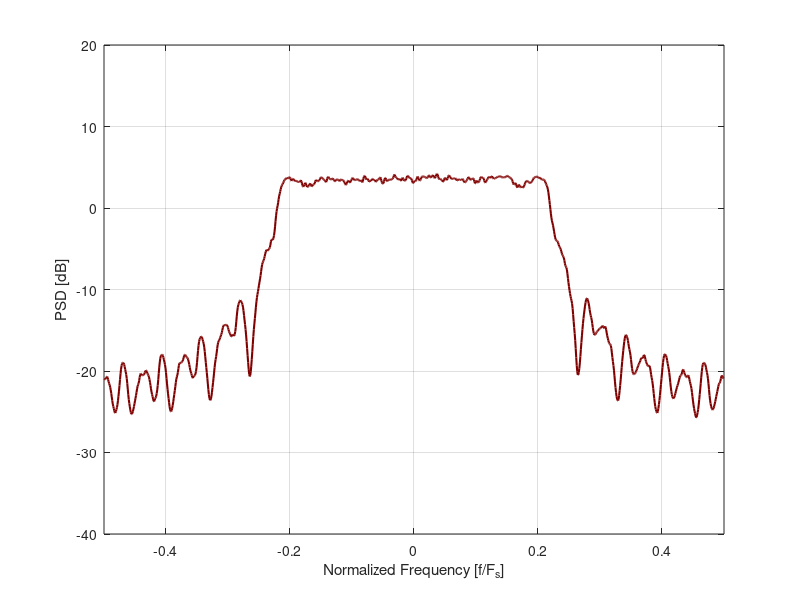

The MATLAB script that drew this image:
% fskmodem_example.m : auto-generated file
clear all
close all
k = 16;
M = 8;
num_symbols = 8000;
nfft        = 1200;
psd = zeros(1,nfft);
psd(   1) = -20.98433304;
psd(   2) = -21.01118851;
psd(   3) = -21.02418709;
psd(   4) = -20.98423767;
psd(   5) = -20.86511230;
psd(   6) = -20.72791672;
psd(   7) = -20.68753815;
psd(   8) = -20.80928421;
psd(   9) = -21.05486107;
psd(  10) = -21.32108498;
psd(  11) = -21.53911209;
psd(  12) = -21.73629379;
psd(  13) = -21.98584747;
psd(  14) = -22.32391167;
psd(  15) = -22.73346329;
psd(  16) = -23.18481827;
psd(  17) = -23.64427757;
psd(  18) = -24.04733467;
psd(  19) = -24.35112000;
psd(  20) = -24.60518837;
psd(  21) = -24.87882423;
psd(  22) = -25.11404419;
psd(  23) = -25.14431381;
psd(  24) = -24.96071243;
psd(  25) = -24.73174858;
psd(  26) = -24.49339676;
psd(  27) = -24.14436722;
psd(  28) = -23.65989876;
psd(  29) = -23.09118462;
psd(  30) = -22.46570206;
psd(  31) = -21.77253342;
psd(  32) = -21.03576660;
psd(  33) = -20.34707069;
psd(  34) = -19.77226639;
psd(  35) = -19.33890915;
psd(  36) = -19.08400726;
psd(  37) = -18.98935509;
psd(  38) = -18.97437668;
psd(  39) = -19.02420044;
psd(  40) = -19.19143867;
psd(  41) = -19.47255135;
psd(  42) = -19.79225540;
psd(  43) = -20.10141563;
psd(  44) = -20.44261551;
psd(  45) = -20.89891624;
psd(  46) = -21.50618362;
psd(  47) = -22.21624756;
psd(  48) = -22.91621971;
psd(  49) = -23.51130486;
psd(  50) = -23.99103355;
psd(  51) = -24.39914703;
psd(  52) = -24.77708054;
psd(  53) = -25.10050201;
psd(  54) = -25.28278351;
psd(  55) = -25.29064178;
psd(  56) = -25.16241074;
psd(  57) = -24.94026184;
psd(  58) = -24.66225433;
psd(  59) = -24.35400772;
psd(  60) = -24.02247429;
psd(  61) = -23.67604256;
psd(  62) = -23.33170128;
psd(  63) = -22.98664474;
psd(  64) = -22.60385895;
psd(  65) = -22.19465256;
psd(  66) = -21.86510277;
psd(  67) = -21.67115402;
psd(  68) = -21.49970818;
psd(  69) = -21.19554329;
psd(  70) = -20.78310013;
psd(  71) = -20.44680023;
psd(  72) = -20.31851768;
psd(  73) = -20.37138367;
psd(  74) = -20.47897148;
psd(  75) = -20.53524971;
psd(  76) = -20.52826118;
psd(  77) = -20.50108147;
psd(  78) = -20.45892334;
psd(  79) = -20.36261559;
psd(  80) = -20.20005798;
psd(  81) = -20.02414703;
psd(  82) = -19.92426300;
psd(  83) = -19.95964432;
psd(  84) = -20.10789108;
psd(  85) = -20.28129578;
psd(  86) = -20.41677094;
psd(  87) = -20.54549980;
psd(  88) = -20.74167633;
psd(  89) = -21.02854538;
psd(  90) = -21.37594032;
psd(  91) = -21.76838684;
psd(  92) = -22.19304085;
psd(  93) = -22.57747269;
psd(  94) = -22.86785126;
psd(  95) = -23.12574768;
psd(  96) = -23.42483521;
psd(  97) = -23.68933105;
psd(  98) = -23.73648643;
psd(  99) = -23.57109833;
psd( 100) = -23.39838791;
psd( 101) = -23.27682877;
psd( 102) = -23.08653831;
psd( 103) = -22.76159477;
psd( 104) = -22.32325363;
psd( 105) = -21.77170753;
psd( 106) = -21.07690811;
psd( 107) = -20.28123474;
psd( 108) = -19.52003288;
psd( 109) = -18.89084435;
psd( 110) = -18.43071365;
psd( 111) = -18.16706848;
psd( 112) = -18.05826378;
psd( 113) = -18.00332642;
psd( 114) = -17.99381256;
psd( 115) = -18.10564995;
psd( 116) = -18.34519958;
psd( 117) = -18.63196564;
psd( 118) = -18.91098213;
psd( 119) = -19.21947098;
psd( 120) = -19.63719559;
psd( 121) = -20.20690727;
psd( 122) = -20.89101791;
psd( 123) = -21.58846283;
psd( 124) = -22.22762680;
psd( 125) = -22.80929565;
psd( 126) = -23.35534096;
psd( 127) = -23.89131165;
psd( 128) = -24.39570618;
psd( 129) = -24.76636887;
psd( 130) = -24.94779205;
psd( 131) = -24.96360397;
psd( 132) = -24.82542992;
psd( 133) = -24.55454636;
psd( 134) = -24.19654846;
psd( 135) = -23.78251266;
psd( 136) = -23.33142853;
psd( 137) = -22.87158966;
psd( 138) = -22.41698074;
psd( 139) = -21.93422699;
psd( 140) = -21.42390060;
psd( 141) = -20.99225235;
psd( 142) = -20.71392059;
psd( 143) = -20.49333763;
psd( 144) = -20.16481781;
psd( 145) = -19.71481895;
psd( 146) = -19.29914474;
psd( 147) = -19.05484772;
psd( 148) = -18.98984146;
psd( 149) = -19.01068497;
psd( 150) = -19.01030350;
psd( 151) = -18.95654297;
psd( 152) = -18.88222122;
psd( 153) = -18.78763962;
psd( 154) = -18.62823486;
psd( 155) = -18.39694214;
psd( 156) = -18.15930557;
psd( 157) = -18.00803375;
psd( 158) = -17.99653053;
psd( 159) = -18.09836006;
psd( 160) = -18.22246361;
psd( 161) = -18.29615974;
psd( 162) = -18.34293175;
psd( 163) = -18.44402695;
psd( 164) = -18.63551521;
psd( 165) = -18.89178467;
psd( 166) = -19.20016479;
psd( 167) = -19.55461121;
psd( 168) = -19.88047028;
psd( 169) = -20.10993767;
psd( 170) = -20.30249023;
psd( 171) = -20.55086517;
psd( 172) = -20.79835701;
psd( 173) = -20.86013603;
psd( 174) = -20.72584915;
psd( 175) = -20.60617256;
psd( 176) = -20.58386040;
psd( 177) = -20.53918457;
psd( 178) = -20.36635399;
psd( 179) = -20.05629539;
psd( 180) = -19.60930252;
psd( 181) = -18.99099159;
psd( 182) = -18.23447800;
psd( 183) = -17.48598289;
psd( 184) = -16.85794258;
psd( 185) = -16.38953972;
psd( 186) = -16.10606003;
psd( 187) = -15.96330261;
psd( 188) = -15.85500526;
psd( 189) = -15.77218819;
psd( 190) = -15.79987907;
psd( 191) = -15.95608711;
psd( 192) = -16.17063904;
psd( 193) = -16.39891815;
psd( 194) = -16.67846107;
psd( 195) = -17.07179070;
psd( 196) = -17.60897446;
psd( 197) = -18.26008987;
psd( 198) = -18.93489456;
psd( 199) = -19.57375145;
psd( 200) = -20.20899773;
psd( 201) = -20.88295364;
psd( 202) = -21.59410858;
psd( 203) = -22.29489899;
psd( 204) = -22.89137840;
psd( 205) = -23.31742859;
psd( 206) = -23.55723381;
psd( 207) = -23.58964157;
psd( 208) = -23.41493797;
psd( 209) = -23.06935883;
psd( 210) = -22.59124756;
psd( 211) = -22.02967453;
psd( 212) = -21.45039368;
psd( 213) = -20.87343025;
psd( 214) = -20.25044632;
psd( 215) = -19.59300232;
psd( 216) = -19.02388000;
psd( 217) = -18.60624695;
psd( 218) = -18.24044228;
psd( 219) = -17.79050636;
psd( 220) = -17.26234818;
psd( 221) = -16.79150391;
psd( 222) = -16.48417282;
psd( 223) = -16.32467651;
psd( 224) = -16.21269417;
psd( 225) = -16.06456184;
psd( 226) = -15.88014412;
psd( 227) = -15.70069408;
psd( 228) = -15.52268124;
psd( 229) = -15.29751015;
psd( 230) = -15.00326252;
psd( 231) = -14.69049263;
psd( 232) = -14.45442772;
psd( 233) = -14.35500717;
psd( 234) = -14.36355972;
psd( 235) = -14.39073467;
psd( 236) = -14.37256908;
psd( 237) = -14.32640553;
psd( 238) = -14.31425571;
psd( 239) = -14.36788082;
psd( 240) = -14.48204517;
psd( 241) = -14.66893578;
psd( 242) = -14.92530251;
psd( 243) = -15.16153908;
psd( 244) = -15.30526733;
psd( 245) = -15.42334461;
psd( 246) = -15.60057640;
psd( 247) = -15.76492786;
psd( 248) = -15.75331211;
psd( 249) = -15.59801865;
psd( 250) = -15.51551819;
psd( 251) = -15.58548069;
psd( 252) = -15.68782902;
psd( 253) = -15.67696762;
psd( 254) = -15.50049877;
psd( 255) = -15.16897297;
psd( 256) = -14.65732384;
psd( 257) = -13.97407436;
psd( 258) = -13.26052761;
psd( 259) = -12.64545631;
psd( 260) = -12.17506409;
psd( 261) = -11.87319851;
psd( 262) = -11.69099331;
psd( 263) = -11.51957035;
psd( 264) = -11.36055946;
psd( 265) = -11.31336308;
psd( 266) = -11.39409542;
psd( 267) = -11.52075291;
psd( 268) = -11.65263939;
psd( 269) = -11.84327221;
psd( 270) = -12.15685940;
psd( 271) = -12.61110115;
psd( 272) = -13.16671276;
psd( 273) = -13.73986053;
psd( 274) = -14.29467106;
psd( 275) = -14.88767433;
psd( 276) = -15.57652473;
psd( 277) = -16.37321854;
psd( 278) = -17.24856567;
psd( 279) = -18.13132095;
psd( 280) = -18.97657013;
psd( 281) = -19.76754189;
psd( 282) = -20.38672256;
psd( 283) = -20.66019440;
psd( 284) = -20.54534149;
psd( 285) = -20.10164070;
psd( 286) = -19.39886284;
psd( 287) = -18.55112839;
psd( 288) = -17.65134811;
psd( 289) = -16.70571899;
psd( 290) = -15.75953388;
psd( 291) = -14.92625427;
psd( 292) = -14.23008823;
psd( 293) = -13.57396889;
psd( 294) = -12.87699223;
psd( 295) = -12.16310310;
psd( 296) = -11.51689911;
psd( 297) = -10.99960136;
psd( 298) = -10.59924126;
psd( 299) = -10.24130440;
psd( 300) =  -9.85994911;
psd( 301) =  -9.46114635;
psd( 302) =  -9.08134556;
psd( 303) =  -8.70880604;
psd( 304) =  -8.29543495;
psd( 305) =  -7.82380486;
psd( 306) =  -7.34555531;
psd( 307) =  -6.95490742;
psd( 308) =  -6.70468569;
psd( 309) =  -6.55473757;
psd( 310) =  -6.41135406;
psd( 311) =  -6.20597363;
psd( 312) =  -5.93500233;
psd( 313) =  -5.64174557;
psd( 314) =  -5.37350702;
psd( 315) =  -5.18024683;
psd( 316) =  -5.12456656;
psd( 317) =  -5.19345236;
psd( 318) =  -5.24299192;
psd( 319) =  -5.16973925;
psd( 320) =  -5.05010509;
psd( 321) =  -4.96968555;
psd( 322) =  -4.84379005;
psd( 323) =  -4.53990030;
psd( 324) =  -4.14731646;
psd( 325) =  -3.89161968;
psd( 326) =  -3.85151482;
psd( 327) =  -3.91369295;
psd( 328) =  -3.89181852;
psd( 329) =  -3.69837880;
psd( 330) =  -3.38369083;
psd( 331) =  -2.93938017;
psd( 332) =  -2.31695628;
psd( 333) =  -1.61501527;
psd( 334) =  -0.96602237;
psd( 335) =  -0.43181479;
psd( 336) =  -0.04410745;
psd( 337) =   0.26401538;
psd( 338) =   0.63701844;
psd( 339) =   1.07767129;
psd( 340) =   1.45807445;
psd( 341) =   1.74529052;
psd( 342) =   2.01543236;
psd( 343) =   2.29930210;
psd( 344) =   2.55523109;
psd( 345) =   2.74831271;
psd( 346) =   2.87087250;
psd( 347) =   2.96406126;
psd( 348) =   3.09818244;
psd( 349) =   3.26344872;
psd( 350) =   3.39507866;
psd( 351) =   3.48352289;
psd( 352) =   3.55546927;
psd( 353) =   3.62536621;
psd( 354) =   3.67316294;
psd( 355) =   3.65131807;
psd( 356) =   3.59785461;
psd( 357) =   3.62972498;
psd( 358) =   3.72561097;
psd( 359) =   3.77177048;
psd( 360) =   3.77497292;
psd( 361) =   3.75046301;
psd( 362) =   3.61412621;
psd( 363) =   3.40310311;
psd( 364) =   3.32789660;
psd( 365) =   3.43587208;
psd( 366) =   3.55401301;
psd( 367) =   3.58317733;
psd( 368) =   3.53331375;
psd( 369) =   3.42235661;
psd( 370) =   3.31349659;
psd( 371) =   3.30352926;
psd( 372) =   3.36297393;
psd( 373) =   3.36455965;
psd( 374) =   3.28837991;
psd( 375) =   3.22206497;
psd( 376) =   3.20773077;
psd( 377) =   3.21149468;
psd( 378) =   3.19736266;
psd( 379) =   3.18567395;
psd( 380) =   3.24078894;
psd( 381) =   3.35281467;
psd( 382) =   3.39752769;
psd( 383) =   3.28344131;
psd( 384) =   3.04885340;
psd( 385) =   2.80208087;
psd( 386) =   2.63998842;
psd( 387) =   2.61188531;
psd( 388) =   2.70802736;
psd( 389) =   2.88583517;
psd( 390) =   3.05982828;
psd( 391) =   3.09538341;
psd( 392) =   2.93843007;
psd( 393) =   2.71359229;
psd( 394) =   2.58956146;
psd( 395) =   2.58616447;
psd( 396) =   2.62399244;
psd( 397) =   2.67931557;
psd( 398) =   2.79153538;
psd( 399) =   2.94161463;
psd( 400) =   3.01395369;
psd( 401) =   2.92613935;
psd( 402) =   2.74427843;
psd( 403) =   2.64287925;
psd( 404) =   2.70189404;
psd( 405) =   2.81280756;
psd( 406) =   2.87271643;
psd( 407) =   2.89528608;
psd( 408) =   2.93454289;
psd( 409) =   3.05635881;
psd( 410) =   3.27060580;
psd( 411) =   3.43890524;
psd( 412) =   3.43860269;
psd( 413) =   3.33938169;
psd( 414) =   3.28576851;
psd( 415) =   3.29612732;
psd( 416) =   3.30248952;
psd( 417) =   3.31170845;
psd( 418) =   3.40309501;
psd( 419) =   3.57605648;
psd( 420) =   3.72373319;
psd( 421) =   3.77390909;
psd( 422) =   3.75363374;
psd( 423) =   3.71553874;
psd( 424) =   3.65919256;
psd( 425) =   3.57183218;
psd( 426) =   3.49225497;
psd( 427) =   3.45327997;
psd( 428) =   3.41653228;
psd( 429) =   3.32578611;
psd( 430) =   3.20325422;
psd( 431) =   3.17526460;
psd( 432) =   3.33538985;
psd( 433) =   3.59735203;
psd( 434) =   3.79193878;
psd( 435) =   3.83052158;
psd( 436) =   3.74497557;
psd( 437) =   3.63717914;
psd( 438) =   3.57150745;
psd( 439) =   3.52742434;
psd( 440) =   3.48642468;
psd( 441) =   3.48807907;
psd( 442) =   3.55372810;
psd( 443) =   3.62074828;
psd( 444) =   3.61244321;
psd( 445) =   3.52999473;
psd( 446) =   3.42105627;
psd( 447) =   3.31618595;
psd( 448) =   3.26235271;
psd( 449) =   3.31161475;
psd( 450) =   3.42614841;
psd( 451) =   3.51128221;
psd( 452) =   3.52494669;
psd( 453) =   3.49689198;
psd( 454) =   3.46614480;
psd( 455) =   3.41644621;
psd( 456) =   3.32926536;
psd( 457) =   3.28837061;
psd( 458) =   3.37556887;
psd( 459) =   3.49579287;
psd( 460) =   3.51923180;
psd( 461) =   3.46860790;
psd( 462) =   3.43193889;
psd( 463) =   3.42427015;
psd( 464) =   3.40562868;
psd( 465) =   3.34444380;
psd( 466) =   3.22910905;
psd( 467) =   3.06611180;
psd( 468) =   2.90446377;
psd( 469) =   2.83434248;
psd( 470) =   2.89956760;
psd( 471) =   3.04507017;
psd( 472) =   3.20008516;
psd( 473) =   3.32990623;
psd( 474) =   3.37999773;
psd( 475) =   3.29983282;
psd( 476) =   3.16082954;
psd( 477) =   3.11129212;
psd( 478) =   3.18522954;
psd( 479) =   3.31101799;
psd( 480) =   3.45570326;
psd( 481) =   3.60625172;
psd( 482) =   3.69731545;
psd( 483) =   3.67905736;
psd( 484) =   3.58444905;
psd( 485) =   3.47514510;
psd( 486) =   3.40576768;
psd( 487) =   3.41383362;
psd( 488) =   3.46252489;
psd( 489) =   3.48819542;
psd( 490) =   3.50027299;
psd( 491) =   3.52980852;
psd( 492) =   3.54548192;
psd( 493) =   3.50402308;
psd( 494) =   3.42006159;
psd( 495) =   3.34004283;
psd( 496) =   3.30197310;
psd( 497) =   3.33504653;
psd( 498) =   3.40687227;
psd( 499) =   3.39680338;
psd( 500) =   3.25458527;
psd( 501) =   3.14924335;
psd( 502) =   3.28439951;
psd( 503) =   3.58433151;
psd( 504) =   3.83659840;
psd( 505) =   3.95277834;
psd( 506) =   3.93245745;
psd( 507) =   3.79195428;
psd( 508) =   3.60199404;
psd( 509) =   3.49413848;
psd( 510) =   3.53107452;
psd( 511) =   3.59744811;
psd( 512) =   3.53640580;
psd( 513) =   3.35629654;
psd( 514) =   3.22878385;
psd( 515) =   3.25271010;
psd( 516) =   3.31945562;
psd( 517) =   3.32392550;
psd( 518) =   3.33571410;
psd( 519) =   3.44881964;
psd( 520) =   3.57644820;
psd( 521) =   3.57324362;
psd( 522) =   3.47305155;
psd( 523) =   3.43551588;
psd( 524) =   3.47096395;
psd( 525) =   3.43085670;
psd( 526) =   3.28787231;
psd( 527) =   3.20036864;
psd( 528) =   3.26576090;
psd( 529) =   3.39024973;
psd( 530) =   3.46300602;
psd( 531) =   3.47863007;
psd( 532) =   3.48124456;
psd( 533) =   3.51212955;
psd( 534) =   3.60879564;
psd( 535) =   3.73540902;
psd( 536) =   3.75929928;
psd( 537) =   3.59916687;
psd( 538) =   3.33480024;
psd( 539) =   3.11862588;
psd( 540) =   3.00625229;
psd( 541) =   2.97328019;
psd( 542) =   3.05247307;
psd( 543) =   3.27368617;
psd( 544) =   3.53761458;
psd( 545) =   3.69854569;
psd( 546) =   3.68001318;
psd( 547) =   3.50741148;
psd( 548) =   3.32382011;
psd( 549) =   3.28085661;
psd( 550) =   3.35541534;
psd( 551) =   3.42738247;
psd( 552) =   3.46386385;
psd( 553) =   3.49125862;
psd( 554) =   3.49769139;
psd( 555) =   3.46611118;
psd( 556) =   3.44277143;
psd( 557) =   3.47703004;
psd( 558) =   3.53643060;
psd( 559) =   3.57125759;
psd( 560) =   3.61180806;
psd( 561) =   3.74310923;
psd( 562) =   3.96315050;
psd( 563) =   4.11058617;
psd( 564) =   4.04177237;
psd( 565) =   3.84224558;
psd( 566) =   3.73238373;
psd( 567) =   3.73014879;
psd( 568) =   3.67746592;
psd( 569) =   3.55685019;
psd( 570) =   3.48080587;
psd( 571) =   3.49190760;
psd( 572) =   3.54662514;
psd( 573) =   3.58193588;
psd( 574) =   3.53281498;
psd( 575) =   3.40121508;
psd( 576) =   3.32331681;
psd( 577) =   3.42823696;
psd( 578) =   3.62374282;
psd( 579) =   3.71142507;
psd( 580) =   3.62866068;
psd( 581) =   3.47336316;
psd( 582) =   3.36876297;
psd( 583) =   3.34003353;
psd( 584) =   3.35045815;
psd( 585) =   3.41808796;
psd( 586) =   3.58225346;
psd( 587) =   3.78539348;
psd( 588) =   3.92102146;
psd( 589) =   3.95302749;
psd( 590) =   3.90591764;
psd( 591) =   3.80719161;
psd( 592) =   3.70069623;
psd( 593) =   3.64692974;
psd( 594) =   3.65612268;
psd( 595) =   3.66433477;
psd( 596) =   3.58611679;
psd( 597) =   3.39167571;
psd( 598) =   3.16432762;
psd( 599) =   3.04838276;
psd( 600) =   3.09585190;
psd( 601) =   3.22192788;
psd( 602) =   3.31101394;
psd( 603) =   3.31714725;
psd( 604) =   3.29694939;
psd( 605) =   3.35699129;
psd( 606) =   3.54038048;
psd( 607) =   3.75640035;
psd( 608) =   3.85237241;
psd( 609) =   3.76268506;
psd( 610) =   3.56632733;
psd( 611) =   3.40363264;
psd( 612) =   3.35048079;
psd( 613) =   3.39543223;
psd( 614) =   3.51483536;
psd( 615) =   3.68336678;
psd( 616) =   3.82460785;
psd( 617) =   3.87322092;
psd( 618) =   3.86573601;
psd( 619) =   3.87085915;
psd( 620) =   3.88003540;
psd( 621) =   3.85095477;
psd( 622) =   3.79488564;
psd( 623) =   3.75565028;
psd( 624) =   3.72990084;
psd( 625) =   3.68467450;
psd( 626) =   3.65768170;
psd( 627) =   3.71879697;
psd( 628) =   3.84441757;
psd( 629) =   3.96070766;
psd( 630) =   4.01540136;
psd( 631) =   3.96913481;
psd( 632) =   3.84588575;
psd( 633) =   3.74293208;
psd( 634) =   3.72799134;
psd( 635) =   3.80195904;
psd( 636) =   3.92640114;
psd( 637) =   4.02509546;
psd( 638) =   4.02857828;
psd( 639) =   3.92746687;
psd( 640) =   3.76955748;
psd( 641) =   3.65677404;
psd( 642) =   3.69727421;
psd( 643) =   3.87695217;
psd( 644) =   4.07394838;
psd( 645) =   4.18973875;
psd( 646) =   4.18063688;
psd( 647) =   4.04262066;
psd( 648) =   3.81548166;
psd( 649) =   3.60174322;
psd( 650) =   3.52725792;
psd( 651) =   3.57177377;
psd( 652) =   3.57899070;
psd( 653) =   3.50957680;
psd( 654) =   3.45339346;
psd( 655) =   3.40970278;
psd( 656) =   3.30747724;
psd( 657) =   3.20922494;
psd( 658) =   3.26029205;
psd( 659) =   3.45031500;
psd( 660) =   3.63104248;
psd( 661) =   3.70285153;
psd( 662) =   3.65110636;
psd( 663) =   3.52037215;
psd( 664) =   3.41796875;
psd( 665) =   3.45471406;
psd( 666) =   3.63171220;
psd( 667) =   3.84322023;
psd( 668) =   3.98252344;
psd( 669) =   4.00613499;
psd( 670) =   3.93767881;
psd( 671) =   3.82104516;
psd( 672) =   3.68392181;
psd( 673) =   3.57571602;
psd( 674) =   3.55823946;
psd( 675) =   3.61149430;
psd( 676) =   3.64507246;
psd( 677) =   3.61890411;
psd( 678) =   3.58028793;
psd( 679) =   3.58393645;
psd( 680) =   3.62883377;
psd( 681) =   3.65820622;
psd( 682) =   3.60025167;
psd( 683) =   3.46292210;
psd( 684) =   3.36238718;
psd( 685) =   3.38676786;
psd( 686) =   3.48271251;
psd( 687) =   3.53952217;
psd( 688) =   3.51706457;
psd( 689) =   3.46541214;
psd( 690) =   3.44604945;
psd( 691) =   3.45114756;
psd( 692) =   3.44668651;
psd( 693) =   3.46195817;
psd( 694) =   3.52693415;
psd( 695) =   3.56801558;
psd( 696) =   3.49806213;
psd( 697) =   3.33888745;
psd( 698) =   3.18472576;
psd( 699) =   3.11586666;
psd( 700) =   3.15017366;
psd( 701) =   3.23232841;
psd( 702) =   3.30841660;
psd( 703) =   3.38681555;
psd( 704) =   3.49628353;
psd( 705) =   3.63683891;
psd( 706) =   3.75969267;
psd( 707) =   3.78731227;
psd( 708) =   3.69306612;
psd( 709) =   3.54476357;
psd( 710) =   3.45159054;
psd( 711) =   3.45911717;
psd( 712) =   3.51353979;
psd( 713) =   3.55962157;
psd( 714) =   3.60320592;
psd( 715) =   3.64112568;
psd( 716) =   3.61685061;
psd( 717) =   3.47406507;
psd( 718) =   3.22607780;
psd( 719) =   3.01658916;
psd( 720) =   3.04217434;
psd( 721) =   3.25388694;
psd( 722) =   3.37435532;
psd( 723) =   3.28988409;
psd( 724) =   3.15209341;
psd( 725) =   3.11756325;
psd( 726) =   3.16498542;
psd( 727) =   3.24141407;
psd( 728) =   3.38512063;
psd( 729) =   3.60145426;
psd( 730) =   3.77900171;
psd( 731) =   3.82104039;
psd( 732) =   3.75432730;
psd( 733) =   3.69138527;
psd( 734) =   3.70409489;
psd( 735) =   3.71488047;
psd( 736) =   3.59473324;
psd( 737) =   3.36325026;
psd( 738) =   3.16899776;
psd( 739) =   3.10598135;
psd( 740) =   3.16918755;
psd( 741) =   3.29991722;
psd( 742) =   3.41869712;
psd( 743) =   3.51358628;
psd( 744) =   3.63884497;
psd( 745) =   3.77572083;
psd( 746) =   3.82740521;
psd( 747) =   3.77349830;
psd( 748) =   3.70177126;
psd( 749) =   3.69488287;
psd( 750) =   3.76850343;
psd( 751) =   3.87175679;
psd( 752) =   3.89833927;
psd( 753) =   3.79355097;
psd( 754) =   3.64913368;
psd( 755) =   3.59331322;
psd( 756) =   3.62370920;
psd( 757) =   3.65523577;
psd( 758) =   3.65261102;
psd( 759) =   3.64956856;
psd( 760) =   3.69003558;
psd( 761) =   3.76755357;
psd( 762) =   3.82435322;
psd( 763) =   3.82455969;
psd( 764) =   3.80673647;
psd( 765) =   3.82792664;
psd( 766) =   3.88080597;
psd( 767) =   3.91646957;
psd( 768) =   3.90804577;
psd( 769) =   3.85858083;
psd( 770) =   3.79798746;
psd( 771) =   3.76205015;
psd( 772) =   3.74901342;
psd( 773) =   3.74979925;
psd( 774) =   3.77185869;
psd( 775) =   3.78917098;
psd( 776) =   3.77262831;
psd( 777) =   3.75440502;
psd( 778) =   3.77474427;
psd( 779) =   3.82802153;
psd( 780) =   3.89427567;
psd( 781) =   3.94861913;
psd( 782) =   3.95437479;
psd( 783) =   3.89934421;
psd( 784) =   3.82383251;
psd( 785) =   3.78003478;
psd( 786) =   3.76663733;
psd( 787) =   3.74235892;
psd( 788) =   3.68892479;
psd( 789) =   3.62160206;
psd( 790) =   3.54626632;
psd( 791) =   3.42798185;
psd( 792) =   3.23023033;
psd( 793) =   3.00203300;
psd( 794) =   2.87357688;
psd( 795) =   2.90024090;
psd( 796) =   3.00075173;
psd( 797) =   3.07098198;
psd( 798) =   3.02629089;
psd( 799) =   2.83092785;
psd( 800) =   2.59588695;
psd( 801) =   2.51071835;
psd( 802) =   2.61319113;
psd( 803) =   2.77827382;
psd( 804) =   2.86541820;
psd( 805) =   2.80026865;
psd( 806) =   2.64007616;
psd( 807) =   2.53372240;
psd( 808) =   2.54664636;
psd( 809) =   2.60658884;
psd( 810) =   2.62286162;
psd( 811) =   2.56973410;
psd( 812) =   2.50592613;
psd( 813) =   2.53473401;
psd( 814) =   2.68059039;
psd( 815) =   2.86752510;
psd( 816) =   3.03955936;
psd( 817) =   3.18137741;
psd( 818) =   3.27486324;
psd( 819) =   3.32094812;
psd( 820) =   3.33234215;
psd( 821) =   3.30341244;
psd( 822) =   3.24092269;
psd( 823) =   3.17350340;
psd( 824) =   3.11692381;
psd( 825) =   3.06934547;
psd( 826) =   3.04318047;
psd( 827) =   3.08230662;
psd( 828) =   3.18569160;
psd( 829) =   3.27160406;
psd( 830) =   3.32381368;
psd( 831) =   3.43404508;
psd( 832) =   3.60580969;
psd( 833) =   3.71660829;
psd( 834) =   3.72974110;
psd( 835) =   3.73835540;
psd( 836) =   3.79676294;
psd( 837) =   3.85559368;
psd( 838) =   3.86009789;
psd( 839) =   3.83064079;
psd( 840) =   3.82538795;
psd( 841) =   3.81681657;
psd( 842) =   3.73452473;
psd( 843) =   3.64828348;
psd( 844) =   3.67359924;
psd( 845) =   3.73166299;
psd( 846) =   3.68215513;
psd( 847) =   3.55372930;
psd( 848) =   3.47560668;
psd( 849) =   3.48300648;
psd( 850) =   3.50430775;
psd( 851) =   3.49851727;
psd( 852) =   3.48018789;
psd( 853) =   3.44353724;
psd( 854) =   3.36021852;
psd( 855) =   3.21936846;
psd( 856) =   3.04358435;
psd( 857) =   2.88054085;
psd( 858) =   2.74078989;
psd( 859) =   2.57341194;
psd( 860) =   2.32132912;
psd( 861) =   1.94984221;
psd( 862) =   1.46929026;
psd( 863) =   0.94271052;
psd( 864) =   0.40774569;
psd( 865) =  -0.15372786;
psd( 866) =  -0.72404611;
psd( 867) =  -1.21770155;
psd( 868) =  -1.57588947;
psd( 869) =  -1.84020948;
psd( 870) =  -2.11025596;
psd( 871) =  -2.44969416;
psd( 872) =  -2.83638906;
psd( 873) =  -3.21568990;
psd( 874) =  -3.56515741;
psd( 875) =  -3.84040570;
psd( 876) =  -3.97756219;
psd( 877) =  -4.01082230;
psd( 878) =  -4.03145170;
psd( 879) =  -4.10259962;
psd( 880) =  -4.26720333;
psd( 881) =  -4.49489689;
psd( 882) =  -4.68582201;
psd( 883) =  -4.80628920;
psd( 884) =  -4.91200256;
psd( 885) =  -5.06502867;
psd( 886) =  -5.28956509;
psd( 887) =  -5.53845358;
psd( 888) =  -5.72877312;
psd( 889) =  -5.84640789;
psd( 890) =  -5.95341253;
psd( 891) =  -6.12448311;
psd( 892) =  -6.41214275;
psd( 893) =  -6.78032446;
psd( 894) =  -7.07258034;
psd( 895) =  -7.19843817;
psd( 896) =  -7.30817747;
psd( 897) =  -7.59842968;
psd( 898) =  -8.08460903;
psd( 899) =  -8.64266586;
psd( 900) =  -9.16912842;
psd( 901) =  -9.64661789;
psd( 902) = -10.08877945;
psd( 903) = -10.49170494;
psd( 904) = -10.84179974;
psd( 905) = -11.12793064;
psd( 906) = -11.38695812;
psd( 907) = -11.74504757;
psd( 908) = -12.31721497;
psd( 909) = -13.08110619;
psd( 910) = -13.89687347;
psd( 911) = -14.65322018;
psd( 912) = -15.38737202;
psd( 913) = -16.23231697;
psd( 914) = -17.25334740;
psd( 915) = -18.35401726;
psd( 916) = -19.34837723;
psd( 917) = -20.09057808;
psd( 918) = -20.47609520;
psd( 919) = -20.46609497;
psd( 920) = -20.15304565;
psd( 921) = -19.65728188;
psd( 922) = -19.00911140;
psd( 923) = -18.20299149;
psd( 924) = -17.32537270;
psd( 925) = -16.48754501;
psd( 926) = -15.69446564;
psd( 927) = -14.92126274;
psd( 928) = -14.20168686;
psd( 929) = -13.56919479;
psd( 930) = -13.01555443;
psd( 931) = -12.50896263;
psd( 932) = -12.03250122;
psd( 933) = -11.61438465;
psd( 934) = -11.29309559;
psd( 935) = -11.10245514;
psd( 936) = -11.08234406;
psd( 937) = -11.21432781;
psd( 938) = -11.41749859;
psd( 939) = -11.67364693;
psd( 940) = -12.03220463;
psd( 941) = -12.47319221;
psd( 942) = -12.88284397;
psd( 943) = -13.18342781;
psd( 944) = -13.43308926;
psd( 945) = -13.75131607;
psd( 946) = -14.18325043;
psd( 947) = -14.66262817;
psd( 948) = -15.08547306;
psd( 949) = -15.39232159;
psd( 950) = -15.55389881;
psd( 951) = -15.57094765;
psd( 952) = -15.50610065;
psd( 953) = -15.40413475;
psd( 954) = -15.27922440;
psd( 955) = -15.17992496;
psd( 956) = -15.12158585;
psd( 957) = -15.05695248;
psd( 958) = -14.96564007;
psd( 959) = -14.86822510;
psd( 960) = -14.79330254;
psd( 961) = -14.76029015;
psd( 962) = -14.74442101;
psd( 963) = -14.69392776;
psd( 964) = -14.59168053;
psd( 965) = -14.47795391;
psd( 966) = -14.43996620;
psd( 967) = -14.54106522;
psd( 968) = -14.70811844;
psd( 969) = -14.75757599;
psd( 970) = -14.63781548;
psd( 971) = -14.53600788;
psd( 972) = -14.64028358;
psd( 973) = -14.95084000;
psd( 974) = -15.33539581;
psd( 975) = -15.68122482;
psd( 976) = -15.97107410;
psd( 977) = -16.23270988;
psd( 978) = -16.46166229;
psd( 979) = -16.61959839;
psd( 980) = -16.68973541;
psd( 981) = -16.73516273;
psd( 982) = -16.89116096;
psd( 983) = -17.25353050;
psd( 984) = -17.78423691;
psd( 985) = -18.34477806;
psd( 986) = -18.83884048;
psd( 987) = -19.31639862;
psd( 988) = -19.89399529;
psd( 989) = -20.59922791;
psd( 990) = -21.33843613;
psd( 991) = -22.01546478;
psd( 992) = -22.60660362;
psd( 993) = -23.08889198;
psd( 994) = -23.42357254;
psd( 995) = -23.60426331;
psd( 996) = -23.62915993;
psd( 997) = -23.45012856;
psd( 998) = -23.01991463;
psd( 999) = -22.42016602;
psd(1000) = -21.77865982;
psd(1001) = -21.09196854;
psd(1002) = -20.32659721;
psd(1003) = -19.54574203;
psd(1004) = -18.81767464;
psd(1005) = -18.14926338;
psd(1006) = -17.51782417;
psd(1007) = -16.92115402;
psd(1008) = -16.39503670;
psd(1009) = -15.97072601;
psd(1010) = -15.67903137;
psd(1011) = -15.56868553;
psd(1012) = -15.62403870;
psd(1013) = -15.75591469;
psd(1014) = -15.94298935;
psd(1015) = -16.24279785;
psd(1016) = -16.64526176;
psd(1017) = -17.04303932;
psd(1018) = -17.36310577;
psd(1019) = -17.66523170;
psd(1020) = -18.06028175;
psd(1021) = -18.58012581;
psd(1022) = -19.15371132;
psd(1023) = -19.67333412;
psd(1024) = -20.06739616;
psd(1025) = -20.30260277;
psd(1026) = -20.38836670;
psd(1027) = -20.39497757;
psd(1028) = -20.36365891;
psd(1029) = -20.28188515;
psd(1030) = -20.16439247;
psd(1031) = -20.02599525;
psd(1032) = -19.85998917;
psd(1033) = -19.68364334;
psd(1034) = -19.51070023;
psd(1035) = -19.33751678;
psd(1036) = -19.17827606;
psd(1037) = -19.04466438;
psd(1038) = -18.91164017;
psd(1039) = -18.73823547;
psd(1040) = -18.53480911;
psd(1041) = -18.39632416;
psd(1042) = -18.39934349;
psd(1043) = -18.46460724;
psd(1044) = -18.40836716;
psd(1045) = -18.19733620;
psd(1046) = -18.02471352;
psd(1047) = -18.06246567;
psd(1048) = -18.29348373;
psd(1049) = -18.58237648;
psd(1050) = -18.82439423;
psd(1051) = -19.00937080;
psd(1052) = -19.17505646;
psd(1053) = -19.32587051;
psd(1054) = -19.40860558;
psd(1055) = -19.38653564;
psd(1056) = -19.32962608;
psd(1057) = -19.38000107;
psd(1058) = -19.62466049;
psd(1059) = -20.02609634;
psd(1060) = -20.45871544;
psd(1061) = -20.82691002;
psd(1062) = -21.16629601;
psd(1063) = -21.58963394;
psd(1064) = -22.14370728;
psd(1065) = -22.76390076;
psd(1066) = -23.36516380;
psd(1067) = -23.91027832;
psd(1068) = -24.36688423;
psd(1069) = -24.70395660;
psd(1070) = -24.93695068;
psd(1071) = -25.09727859;
psd(1072) = -25.13986969;
psd(1073) = -24.95447922;
psd(1074) = -24.56683922;
psd(1075) = -24.11721039;
psd(1076) = -23.61280632;
psd(1077) = -22.99496841;
psd(1078) = -22.31130600;
psd(1079) = -21.62726974;
psd(1080) = -20.93995667;
psd(1081) = -20.23446846;
psd(1082) = -19.54858017;
psd(1083) = -18.95043564;
psd(1084) = -18.46870613;
psd(1085) = -18.12015915;
psd(1086) = -17.94922638;
psd(1087) = -17.94112015;
psd(1088) = -18.00897217;
psd(1089) = -18.13338852;
psd(1090) = -18.37228012;
psd(1091) = -18.72392464;
psd(1092) = -19.09736443;
psd(1093) = -19.42654419;
psd(1094) = -19.76005745;
psd(1095) = -20.19219208;
psd(1096) = -20.75044823;
psd(1097) = -21.37423325;
psd(1098) = -21.96971703;
psd(1099) = -22.47916794;
psd(1100) = -22.87527275;
psd(1101) = -23.14375877;
psd(1102) = -23.31336784;
psd(1103) = -23.38775253;
psd(1104) = -23.32958221;
psd(1105) = -23.17362785;
psd(1106) = -22.97603989;
psd(1107) = -22.73634338;
psd(1108) = -22.46751022;
psd(1109) = -22.21163940;
psd(1110) = -21.98819733;
psd(1111) = -21.78465652;
psd(1112) = -21.57937050;
psd(1113) = -21.35787010;
psd(1114) = -21.10344887;
psd(1115) = -20.82850456;
psd(1116) = -20.62022972;
psd(1117) = -20.54590225;
psd(1118) = -20.52552032;
psd(1119) = -20.39850616;
psd(1120) = -20.13389206;
psd(1121) = -19.88611412;
psd(1122) = -19.81813431;
psd(1123) = -19.95081139;
psd(1124) = -20.17579651;
psd(1125) = -20.37355614;
psd(1126) = -20.51754189;
psd(1127) = -20.64531326;
psd(1128) = -20.75064850;
psd(1129) = -20.77009583;
psd(1130) = -20.67673492;
psd(1131) = -20.55159378;
psd(1132) = -20.53497505;
psd(1133) = -20.70335770;
psd(1134) = -21.00675392;
psd(1135) = -21.32061195;
psd(1136) = -21.57156754;
psd(1137) = -21.81472778;
psd(1138) = -22.15739250;
psd(1139) = -22.62823105;
psd(1140) = -23.15787506;
psd(1141) = -23.67709923;
psd(1142) = -24.16167450;
psd(1143) = -24.58134460;
psd(1144) = -24.91929817;
psd(1145) = -25.21770477;
psd(1146) = -25.51188660;
psd(1147) = -25.71621132;
psd(1148) = -25.66837502;
psd(1149) = -25.39643288;
psd(1150) = -25.07728195;
psd(1151) = -24.70697403;
psd(1152) = -24.17796135;
psd(1153) = -23.53086281;
psd(1154) = -22.86813354;
psd(1155) = -22.20445633;
psd(1156) = -21.49562073;
psd(1157) = -20.75501251;
psd(1158) = -20.08112144;
psd(1159) = -19.54813576;
psd(1160) = -19.18490982;
psd(1161) = -19.01629257;
psd(1162) = -18.99843979;
psd(1163) = -19.02563477;
psd(1164) = -19.08436394;
psd(1165) = -19.24982643;
psd(1166) = -19.53421783;
psd(1167) = -19.86314583;
psd(1168) = -20.17793655;
psd(1169) = -20.51398277;
psd(1170) = -20.96315002;
psd(1171) = -21.57422638;
psd(1172) = -22.29303741;
psd(1173) = -22.98917961;
psd(1174) = -23.56231308;
psd(1175) = -23.99401855;
psd(1176) = -24.30944443;
psd(1177) = -24.55172729;
psd(1178) = -24.71899986;
psd(1179) = -24.76095581;
psd(1180) = -24.68285561;
psd(1181) = -24.52556801;
psd(1182) = -24.30654526;
psd(1183) = -24.04640388;
psd(1184) = -23.76099014;
psd(1185) = -23.44861794;
psd(1186) = -23.12073135;
psd(1187) = -22.80948639;
psd(1188) = -22.52205849;
psd(1189) = -22.21471596;
psd(1190) = -21.88257599;
psd(1191) = -21.62545967;
psd(1192) = -21.51058006;
psd(1193) = -21.43871689;
psd(1194) = -21.24396324;
psd(1195) = -20.92011452;
psd(1196) = -20.64246178;
psd(1197) = -20.55731201;
psd(1198) = -20.65182495;
psd(1199) = -20.80968475;
psd(1200) = -20.92859268;
figure('Color','white');
f = [0:(nfft-1)]/nfft - 0.5;
plot(f,psd,'LineWidth',1.5,'Color',[0.5 0 0]);
axis([-0.5 0.5 -40 20]);
xlabel('Normalized Frequency [f/F_s]');
ylabel('PSD [dB]');
grid on;
